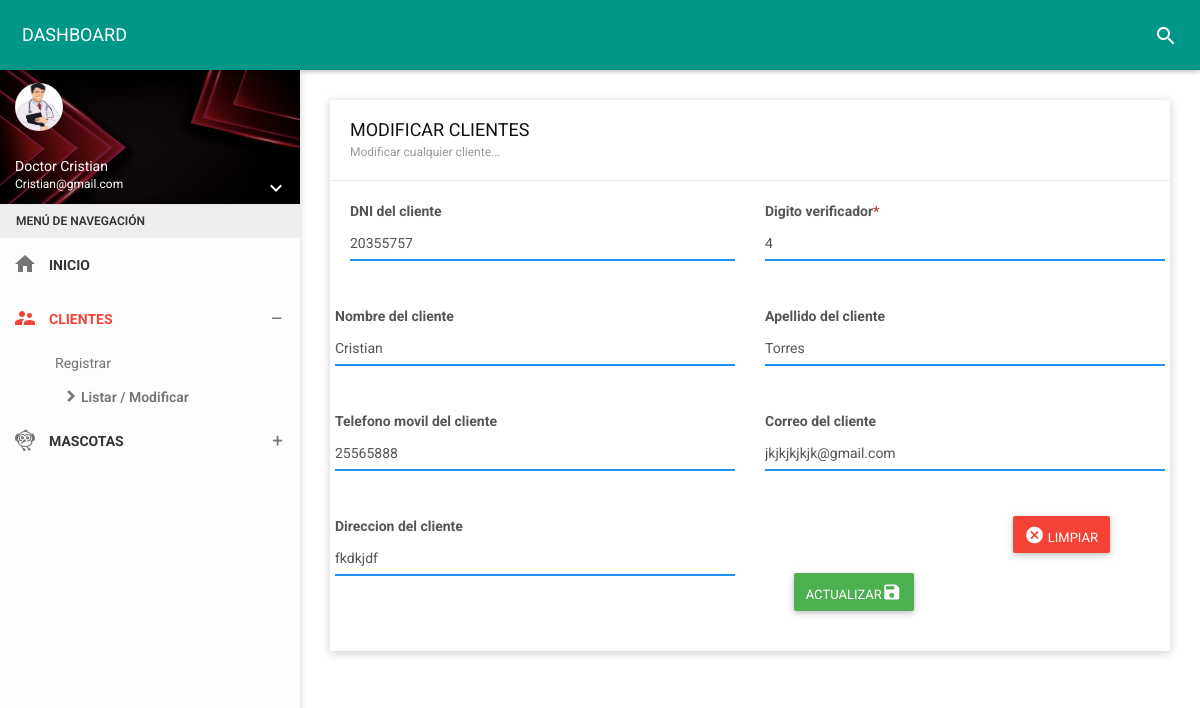
/vista/clientes/edit?id=13 (signed in), run on the app's committed database.
### tables this page shows
CREATE TABLE `owner` (
  `id_due` int(11) NOT NULL,
  `dni_due` char(8) NOT NULL,
  `digito_ver` varchar(1) NOT NULL,
  `nom_due` varchar(35) NOT NULL,
  `ape_due` varchar(35) NOT NULL,
  `fecnaci` varchar(35) NOT NULL,
  `movil` char(9) NOT NULL,
  `correo` varchar(30) NOT NULL,
  `direc` varchar(150) NOT NULL,
  `estado` char(1) NOT NULL,
  `fere` timestamp NOT NULL DEFAULT current_timestamp() ON UPDATE current_timestamp()
);

### vista/clientes/edit.php (the view, shortened to what this page needs)
<!DOCTYPE html>
<html>
<head>
    <link href="../../assets/plugins/bootstrap-material-datetimepicker/css/bootstrap-material-datetimepicker.css" rel="stylesheet" />
    <link href="../../assets/plugins/bootstrap-datepicker/css/bootstrap-datepicker.css" rel="stylesheet" />
    <link href="../../assets/plugins/bootstrap/css/bootstrap.css" rel="stylesheet">
    <link href="../../assets/plugins/node-waves/waves.css" rel="stylesheet" />
    <link href="../../assets/plugins/animate-css/animate.css" rel="stylesheet" />
    <link href="../../css/style.css" rel="stylesheet">
    <link href="../../assets/css/themes/all-themes.css" rel="stylesheet" />
       <link rel="stylesheet" href="https://cdnjs.cloudflare.com/ajax/libs/limonte-sweetalert2/11.1.9/sweetalert2.min.css" />
</head>
<body class="theme-red">
    <nav class="navbar">
        <div class="container-fluid">
            <div class="navbar-header">
                <a class="navbar-brand" href="../panel-admin/administrador"> DASHBOARD </a>
            </div>
            <div class="collapse navbar-collapse" id="navbar-collapse">
                <ul class="nav navbar-nav navbar-right">
                    <li><a href="javascript:void(0);" class="js-search" data-close="true"><i class="material-icons">search</i></a></li>
                </ul>
            </div>
        </div>
    </nav>
    <section>
        <aside id="leftsidebar" class="sidebar">
            <div class="user-info">
                <div class="image">
                    <img src="../../assets/img/mujerico.png" width="48" height="48" alt="User" />
                </div>
                <div class="info-container">
                    <div class="name" data-toggle="dropdown" aria-haspopup="true" aria-expanded="false"><?php echo ucfirst($_SESSION['nombre']); ?></div>
                    <div class="email"><?php echo ucfirst($_SESSION['correo']); ?></div>
                    <div class="btn-group user-helper-dropdown">
                        <i class="material-icons" data-toggle="dropdown" aria-haspopup="true" aria-expanded="true">keyboard_arrow_down</i>
                    </div>
                </div>
            </div>
            <div class="menu">
                <ul class="list">
                    <li class="header">MENÚ DE NAVEGACIÓN</li>
                    <li>
                        <a href="../panel-admin/administrador">
                            <i class="material-icons">home</i>
                            <span>INICIO</span>
                        </a>
                    </li>
                    <li class="active">
                        <a href="javascript:void(0);" class="menu-toggle">
                            <i class="material-icons">supervisor_account</i>
                            <span>CLIENTES</span>
                        </a>
                        <ul class="ml-menu">
                            <li>
                                <a href="../clientes/nuevo">Registrar</a>
                            </li>
                            <li class="active">
                                <a href="../../folder/clientes">Listar / Modificar</a>
                            </li>
                        </ul>
                    </li>
                    <li>
                        <a href="javascript:void(0);" class="menu-toggle">
                            <i class="material-icons">flutter_dash</i>
                            <span>MASCOTAS</span>
                        </a>
</li>
    </section>
    <section class="content">
        <div class="container-fluid">
            <div class="row clearfix">
                <div class="col-lg-12 col-md-12 col-sm-12 col-xs-12">
                    <div class="card">
                        <div class="header">
                            <h2>
                                MODIFICAR CLIENTES
                                <small>Modificar cualquier cliente...</small>
                            </h2>
                        </div>
                    <div class="body">
<?php
function connect(){
return new mysqli("localhost","root","","vetdog");
}
$con = connect();
$id = $_GET['id'];
$sql = "SELECT * FROM owner  WHERE id_due= '$id'";
$query  =$con->query($sql);
$data =  array();
if($query){
  while($r = $query->fetch_object()){
    $data[] = $r;
  }
}
?>
<?php if(count($data)>0):?>
    <?php foreach($data as $d):?>
                        <form method="POST"  autocomplete="off" action="editarRegistro?id=<?php echo $d->id_due; ?>">
                            <div class="row clearfix">
                                <div class="col-sm-6">
                                    <label class="control-label">DNI del cliente</label>
                                    <div class="form-group">
                                        <div class="form-line">
                                            <input type="text" value="<?php echo $d->dni_due; ?>" name="dni_due" onKeypress="if (event.keyCode < 45 || event.keyCode > 57) event.returnValue = false;" maxlength="8" required class="form-control" placeholder="DNI del cliente..." />
                                        </div>
                                    </div>
                                </div>
                                <div class="row clearfix">
                                <div class="col-sm-6">
                                    <label class="control-label">Digito verificador<span class="text-danger">*</span></label>
                                    <div class="form-group">
                                        <div class="form-line">
                                        <input type="text" value="<?php echo $d->digito_ver; ?>" name="digito_ver"  maxlength="1" required class="form-control" placeholder="DNI del cliente..." />
                                        </div>
                                    </div>
                                </div>
                                <div class="col-sm-6">
                                    <label class="control-label">Nombre del cliente</label>
                                    <div class="form-group">
                                        <div class="form-line">
                                            <input type="text" value="<?php echo $d->nom_due; ?>" name="nom_due" required class="form-control" placeholder="Nombre del cliente..." />
                                        </div>
                                    </div>
                                </div>
                                <div class="col-sm-6">
                                    <label class="control-label">Apellido del cliente</label>
                                    <div class="form-group">
                                        <div class="form-line">
                                            <input type="text" value="<?php echo $d->ape_due; ?>" name="ape_due" required class="form-control" placeholder="Apellido del cliente..." />
                                        </div>
                                    </div>
                                </div>
                                <div class="col-sm-6">
                                    <label class="control-label">Telefono movil del cliente</label>
                                    <div class="form-group">
                                        <div class="form-line">
                                            <input type="text" value="<?php echo $d->movil; ?>" name="movil" onKeypress="if (event.keyCode < 45 || event.keyCode > 57) event.returnValue = false;" maxlength="9" class="form-control" placeholder="Telefono movil..." />
                                        </div>
                                    </div>
                                </div>
                                <div class="col-sm-6">
                                    <label class="control-label">Correo del cliente</label>
                                    <div class="form-group">
                                        <div class="form-line">
                                        <input type="text" value="<?php echo $d->correo; ?>" name="correo"  required class="form-control" placeholder="DNI del cliente..." />
                                        </div>
                                    </div>
                                </div>
                                <div class="col-sm-6">
                                    <label class="control-label">Direccion del cliente</label>
                                    <div class="form-group">
                                        <div class="form-line">
                                            <input type="text" value="<?php echo $d->direc; ?>" name="direc" required class="form-control" placeholder="Direccion..." />
                                        </div>
                                    </div>
                                </div>
                                <div class="container-fluid" align="center">
                                    <div class="col-xs-12 col-sm-6 col-md-4 col-lg-3">
                                    </div>
                                    <div class="col-xs-12 col-sm-6 col-md-4 col-lg-3">
                                        <a type="button" href="../../folder/clientes" class="btn bg-red"><i class="material-icons">cancel</i> LIMPIAR </a>
                                    </div>
                                    <div class="col-xs-12 col-sm-6 col-md-4 col-lg-3">
                                         <button class="btn bg-green" name="update">ACTUALIZAR<i class="material-icons">save</i></button>
                                    </div>
                                </div>
                        </form>
                 </div>
 <?php endforeach; ?>
    <?php else:?>
      <span class="px-2 py-1 font-semibold leading-tight text-red-700 bg-red-100 rounded-full dark:text-red-100 dark:bg-red-700">
          No hay datos
        </span>
    <?php endif; ?>
                    </div>
                        </div>
                    </div>
                </div>
    </section>
</body>
</html>

### assets/css/themes/all-themes.css (style rules this page uses)
.theme-red .navbar-brand { color: #fff; }
.theme-red .nav > li > a { color: #fff; }
.theme-red .sidebar .menu .list li.active { background-color: transparent; }
.theme-red .sidebar .menu .list li.active > :first-child i, .theme-red .sidebar .menu .list li.active > :first-child span { color: #F44336; }
.theme-red .sidebar .menu .list .toggled { background-color: transparent; }
.theme-red .sidebar .menu .list .ml-menu { background-color: transparent; }

### data on the page
owner: dni_due "20355757", digito_ver "4", nom_due "Cristian", ape_due "Torres", movil "25565888", correo "jkjkjkjkjk@gmail.com", direc "fkdkjdf"

### other printed values
$_SESSION['nombre'] "Doctor Cristian"
$_SESSION['correo'] "Cristian@gmail.com"
